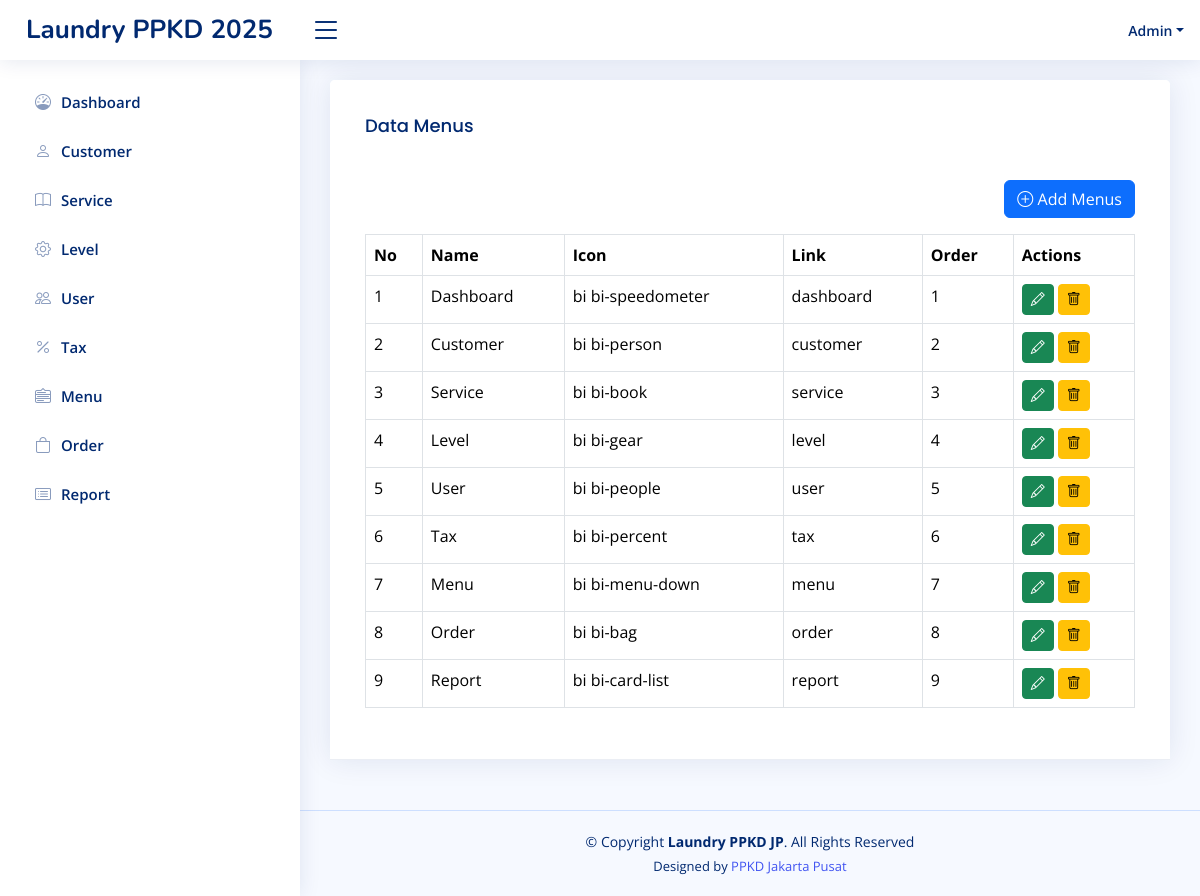
Page /home.php?page=menu (signed in) on the committed database.
### tables this page shows
CREATE TABLE `level_menus` (
  `id` int(11) NOT NULL,
  `level_id` int(11) NOT NULL,
  `menu_id` int(11) NOT NULL,
  `created_at` timestamp NOT NULL DEFAULT current_timestamp(),
  `updated_at` timestamp NULL DEFAULT NULL ON UPDATE current_timestamp()
);

CREATE TABLE `menus` (
  `id` int(11) NOT NULL,
  `name` varchar(30) NOT NULL,
  `icon` varchar(30) NOT NULL,
  `link` varchar(30) NOT NULL,
  `order` int(11) NOT NULL,
  `created_at` timestamp NOT NULL DEFAULT current_timestamp(),
  `updated_at` timestamp NULL DEFAULT NULL ON UPDATE current_timestamp()
);

### pages/menu.php (the view, shortened to what this page needs)
<?php
$q_menus = mysqli_query($config, "SELECT  * FROM menus ORDER BY `order` ASC");
$menus = mysqli_fetch_all($q_menus, MYSQLI_ASSOC);
?>
<!DOCTYPE html>
<html lang="en">
<head>
</head>
<body>
    <div class="row">
        <div class="col-sm-12">
            <div class="card">
                <div class="card-header">
                    <div class="card-body">
                        <h3 class="card-title">Data Menus</h3>
                    </div>
                    <div class="card-body">
                        <div class="d-flex mb-3 justify-content-end">
                            <a href="?page=tambah-menu" class="btn btn-primary">
                                <i class="bi bi-plus-circle"></i> Add Menus
                            </a>
                        </div>
                        <table class="table table-bordered">
                            <tr>
                                <th>No</th>
                                <th>Name</th>
                                <th>Icon</th>
                                <th>Link</th>
                                <th>Order</th>
                                <th>Actions</th>
                            </tr>
                            <?php
                            foreach ($menus as $key => $menu) {
                            ?>
                                <tr>
                                    <td><?php echo $key + 1 ?></td>
                                    <td><?php echo $menu['name'] ?></td>
                                    <td><?php echo $menu['icon'] ?></td>
                                    <td><?php echo $menu['link'] ?></td>
                                    <td><?php echo $menu['order'] ?></td>
                                    <td>
                                        <a class="btn btn-success btn-sm" href="?page=tambah-menu&edit=<?= $menu['id'] ?>">
                                            <i class="bi bi-pencil"></i>
                                        </a>
                                        <form class="d-inline" action="?page=menu&delete=<?= $menu['id'] ?>" method="post"
                                            onclick="return confirm('Are you sure you want to delete?')">
                                            <button type="submit" class="btn btn-warning btn-sm">
                                                <i class="bi bi-trash"></i>
                                            </button>
                                        </form>
                                    </td>
                                </tr>
                            <?php
                            }
                            ?>
                        </table>
                    </div>
                </div>
            </div>
        </div>
    </div>
</body>
</html>

### inc/sidebar.php
<?php
$level_id = $_SESSION['LEVEL_ID'] ?? '';
$querylevelMenu = mysqli_query($config, "SELECT * FROM menus JOIN level_menus ON menus.id = level_menus.menu_id WHERE level_id = '$level_id' ORDER BY `order` ASC");
$rowLevelMenus = mysqli_fetch_all($querylevelMenu, MYSQLI_ASSOC);
?>
<aside id="sidebar" class="sidebar">
    <ul class="sidebar-nav" id="sidebar-nav">
        <?php foreach ($rowLevelMenus as $rowLevelMenu): ?>
            <li class="nav-item">
                <a class="nav-link collapsed" href="?page=<?= $rowLevelMenu['link'] ?>">
                    <i class="<?= $rowLevelMenu['icon'] ?>"></i>
                    <span><?= $rowLevelMenu['name'] ?></span>
                </a>
            </li>
        <?php endforeach ?>
</aside>

### assets/css/style.css (style rules this page uses)
:root { scroll-behavior: smooth; }
body { font-family: "Open Sans", sans-serif; background: #f6f9ff; color: #444444; }
a { color: #4154f1; text-decoration: none; }
h1, h2, h3, h4, h5, h6 { font-family: "Nunito", sans-serif; }
.card { margin-bottom: 30px; border: none; border-radius: 5px; box-shadow: 0px 0 30px rgba(1, 41, 112, 0.1); }
.card-header, .card-footer { border-color: #ebeef4; background-color: #fff; color: #798eb3; padding: 15px; }
.card-title { padding: 20px 0 15px 0; font-size: 18px; font-weight: 500; color: #012970; font-family: "Poppins", sans-serif; }
.card-body { padding: 0 20px 20px 20px; }
.sidebar { position: fixed; top: 60px; left: 0; bottom: 0; width: 300px; z-index: 996; transition: all 0.3s; padding: 20px; overflow-y: auto; scrollbar-width: thin; scrollbar-color: #aab7cf transparent; box-shadow: 0px 0px 20px rgba(1, 41, 112, 0.1); background-color: #fff; }
.sidebar-nav { padding: 0; margin: 0; list-style: none; }
.sidebar-nav li { padding: 0; margin: 0; list-style: none; }
.sidebar-nav .nav-item { margin-bottom: 5px; }
.sidebar-nav .nav-link { display: flex; align-items: center; font-size: 15px; font-weight: 600; color: #4154f1; transition: 0.3; background: #f6f9ff; padding: 10px 15px; border-radius: 4px; }
.sidebar-nav .nav-link i { font-size: 16px; margin-right: 10px; color: #4154f1; }
.sidebar-nav .nav-link.collapsed { color: #012970; background: #fff; }
.sidebar-nav .nav-link.collapsed i { color: #899bbd; }

### rows in the picture
level_menus: menu.name "Dashboard"
level_menus: menu.name "Customer"
level_menus: menu.name "Service"
level_menus: menu.name "Level"
level_menus: menu.name "User"
level_menus: menu.name "Tax"
level_menus: menu.name "Menu"
level_menus: menu.name "Order"
level_menus: menu.name "Report"
menus: name "Dashboard", icon "bi bi-speedometer", link "dashboard", order "1"
menus: name "Customer", icon "bi bi-person", link "customer", order "2"
menus: name "Service", icon "bi bi-book", link "service", order "3"
menus: name "Level", icon "bi bi-gear", link "level", order "4"
menus: name "User", icon "bi bi-people", link "user", order "5"
menus: name "Tax", icon "bi bi-percent", link "tax", order "6"
menus: name "Menu", icon "bi bi-menu-down", link "menu", order "7"
menus: name "Order", icon "bi bi-bag", link "order", order "8"
menus: name "Report", icon "bi bi-card-list", link "report", order "9"

### other values in the picture
$_SESSION['NAME'] "Admin"
